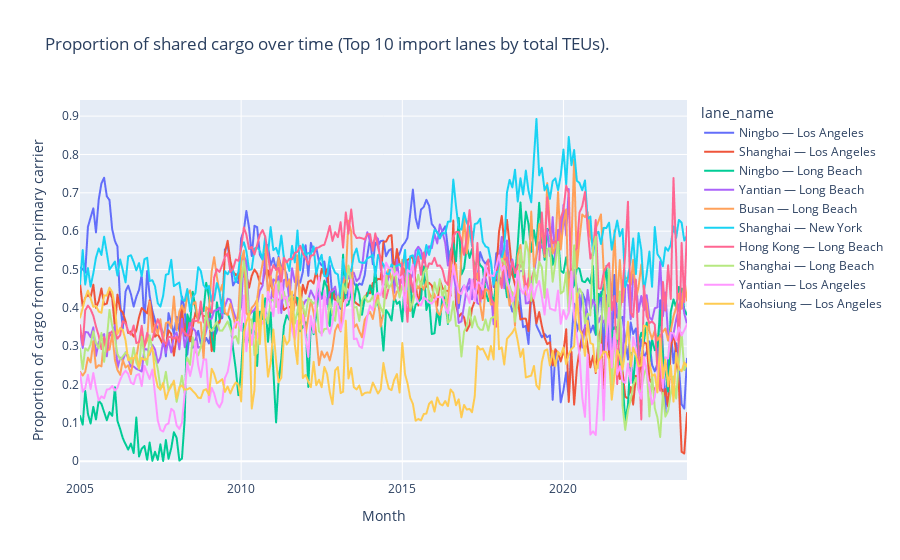

The cell this chart's notebook holds for it:
### Code cell
sharing_over_time_plotly(
    data_lf=imports_lf,
    group_var='lane_name',
    title='Proportion of shared cargo over time (Top 10 import lanes by total TEUs).')

### Figure 1 — Plotly figure (JSON) as saved in the notebook; plotly's stock layout.template omitted (floating-point values rounded to 4 significant figures; data arrays with more than 128 entries replaced by an {"elided": "..."} marker saying what was removed)
{"data": [{"hovertemplate": "lane_name=Ningbo — Los Angeles<br>Month=%{x}<br>Proportion of cargo from non-primary carrier=%{y}<extra></extra>", "legendgroup": "Ningbo — Los Angeles", "line": {"color": "#636efa", "dash": "solid"}, "marker": {"symbol": "circle"}, "mode": "lines", "name": "Ningbo — Los Angeles", "showlegend": true, "type": "scattergl", "x": {"elided": "227 str values"}, "xaxis": "x", "y": {"elided": "227 float values"}, "yaxis": "y"}, {"hovertemplate": "lane_name=Shanghai — Los Angeles<br>Month=%{x}<br>Proportion of cargo from non-primary carrier=%{y}<extra></extra>", "legendgroup": "Shanghai — Los Angeles", "line": {"color": "#EF553B", "dash": "solid"}, "marker": {"symbol": "circle"}, "mode": "lines", "name": "Shanghai — Los Angeles", "showlegend": true, "type": "scattergl", "x": {"elided": "227 str values"}, "xaxis": "x", "y": {"elided": "227 float values"}, "yaxis": "y"}, {"hovertemplate": "lane_name=Ningbo — Long Beach<br>Month=%{x}<br>Proportion of cargo from non-primary carrier=%{y}<extra></extra>", "legendgroup": "Ningbo — Long Beach", "line": {"color": "#00cc96", "dash": "solid"}, "marker": {"symbol": "circle"}, "mode": "lines", "name": "Ningbo — Long Beach", "showlegend": true, "type": "scattergl", "x": {"elided": "227 str values"}, "xaxis": "x", "y": {"elided": "227 float values"}, "yaxis": "y"}, {"hovertemplate": "lane_name=Yantian — Long Beach<br>Month=%{x}<br>Proportion of cargo from non-primary carrier=%{y}<extra></extra>", "legendgroup": "Yantian — Long Beach", "line": {"color": "#ab63fa", "dash": "solid"}, "marker": {"symbol": "circle"}, "mode": "lines", "name": "Yantian — Long Beach", "showlegend": true, "type": "scattergl", "x": {"elided": "227 str values"}, "xaxis": "x", "y": {"elided": "227 float values"}, "yaxis": "y"}, {"hovertemplate": "lane_name=Busan — Long Beach<br>Month=%{x}<br>Proportion of cargo from non-primary carrier=%{y}<extra></extra>", "legendgroup": "Busan — Long Beach", "line": {"color": "#FFA15A", "dash": "solid"}, "marker": {"symbol": "circle"}, "mode": "lines", "name": "Busan — Long Beach", "showlegend": true, "type": "scattergl", "x": {"elided": "227 str values"}, "xaxis": "x", "y": {"elided": "227 float values"}, "yaxis": "y"}, {"hovertemplate": "lane_name=Shanghai — New York<br>Month=%{x}<br>Proportion of cargo from non-primary carrier=%{y}<extra></extra>", "legendgroup": "Shanghai — New York", "line": {"color": "#19d3f3", "dash": "solid"}, "marker": {"symbol": "circle"}, "mode": "lines", "name": "Shanghai — New York", "showlegend": true, "type": "scattergl", "x": {"elided": "227 str values"}, "xaxis": "x", "y": {"elided": "227 float values"}, "yaxis": "y"}, {"hovertemplate": "lane_name=Hong Kong — Long Beach<br>Month=%{x}<br>Proportion of cargo from non-primary carrier=%{y}<extra></extra>", "legendgroup": "Hong Kong — Long Beach", "line": {"color": "#FF6692", "dash": "solid"}, "marker": {"symbol": "circle"}, "mode": "lines", "name": "Hong Kong — Long Beach", "showlegend": true, "type": "scattergl", "x": {"elided": "227 str values"}, "xaxis": "x", "y": {"elided": "227 float values"}, "yaxis": "y"}, {"hovertemplate": "lane_name=Shanghai — Long Beach<br>Month=%{x}<br>Proportion of cargo from non-primary carrier=%{y}<extra></extra>", "legendgroup": "Shanghai — Long Beach", "line": {"color": "#B6E880", "dash": "solid"}, "marker": {"symbol": "circle"}, "mode": "lines", "name": "Shanghai — Long Beach", "showlegend": true, "type": "scattergl", "x": {"elided": "227 str values"}, "xaxis": "x", "y": {"elided": "227 float values"}, "yaxis": "y"}, {"hovertemplate": "lane_name=Yantian — Los Angeles<br>Month=%{x}<br>Proportion of cargo from non-primary carrier=%{y}<extra></extra>", "legendgroup": "Yantian — Los Angeles", "line": {"color": "#FF97FF", "dash": "solid"}, "marker": {"symbol": "circle"}, "mode": "lines", "name": "Yantian — Los Angeles", "showlegend": true, "type": "scattergl", "x": {"elided": "227 str values"}, "xaxis": "x", "y": {"elided": "227 float values"}, "yaxis": "y"}, {"hovertemplate": "lane_name=Kaohsiung — Los Angeles<br>Month=%{x}<br>Proportion of cargo from non-primary carrier=%{y}<extra></extra>", "legendgroup": "Kaohsiung — Los Angeles", "line": {"color": "#FECB52", "dash": "solid"}, "marker": {"symbol": "circle"}, "mode": "lines", "name": "Kaohsiung — Los Angeles", "showlegend": true, "type": "scattergl", "x": {"elided": "227 str values"}, "xaxis": "x", "y": {"elided": "227 float values"}, "yaxis": "y"}], "layout": {"legend": {"title": {"text": "lane_name"}, "tracegroupgap": 0}, "title": {"text": "Proportion of shared cargo over time (Top 10 import lanes by total TEUs)."}, "xaxis": {"anchor": "y", "domain": [0, 1], "title": {"text": "Month"}}, "yaxis": {"anchor": "x", "domain": [0, 1], "title": {"text": "Proportion of cargo from non-primary carrier"}}}}
